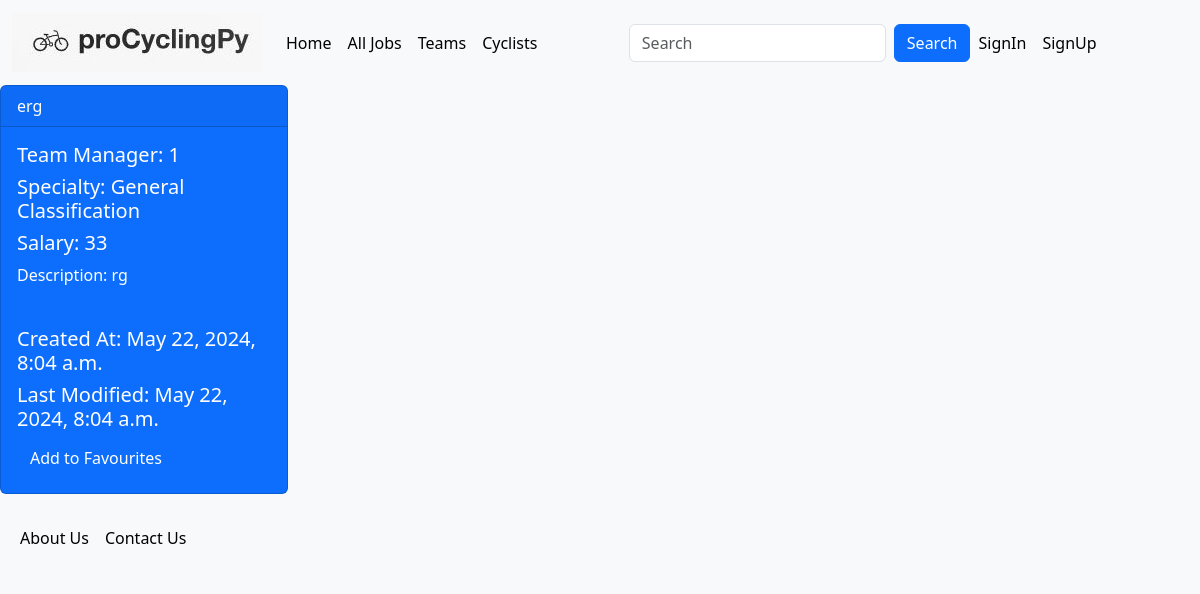
Screenshot of /job-details/5/ with the database file from the repository.
### proCyclingPy/common/models.py (models this page shows, shortened)
class Job(models.Model):
    TITLE_MAX_LEN = 300
    SPECIALTY_MAX_LEN = 50
    ONE_DAY_RACES = 'One Day Races'
    GC = 'General Classification'
    TT = 'Time Trail'
    SPRINT = 'Sprint'
    CLIMBER = 'Climber'
    HILLS = 'Hills'
    SPECIALTIES = (
        (ONE_DAY_RACES, ONE_DAY_RACES),
        (GC, GC),
        (TT, TT),
        (SPRINT, SPRINT),
        (CLIMBER, CLIMBER),
        (HILLS, HILLS),
    )
    title = models.CharField(
        max_length=TITLE_MAX_LEN,
    )
    team_manager = models.ForeignKey(
        TeamManager,
        on_delete=models.CASCADE,
    )
    specialty = models.CharField(
        max_length=SPECIALTY_MAX_LEN,
        choices=SPECIALTIES,
        null=False,
        blank=False
    )
    created_at = models.DateTimeField(
        auto_now_add=True,
    )
    last_modified = models.DateTimeField(
        auto_now=True,
    )
    salary = models.PositiveIntegerField(
        null=False,
        blank=False,
    )
    description = models.TextField(
        null=False,
        blank=False,
    )
    class Meta:
        ordering = ['-created_at']

### proCyclingPy/team_manager/models.py (models this page shows)
class TeamManager(models.Model):
    FIRST_NAME_MAX_LEN = 20
    LAST_NAME_MAX_LEN = 20
    user = models.OneToOneField(
        UserModel,
        on_delete=models.CASCADE,
        primary_key=True,
        related_name='team_manager',
    )
    first_name = models.CharField(
        max_length=FIRST_NAME_MAX_LEN,
        null=False,
        blank=False,
    )
    last_name = models.CharField(
        max_length=LAST_NAME_MAX_LEN,
        null=False,
        blank=False,
    )
    profile_picture = models.ImageField(
        upload_to='BASE_DIR / team-managers',
        null=True,
        blank=True,
    )
    def __str__(self):
        return str(f'{self.pk}')

### proCyclingPy/common/views.py (the view)
# urls.py: path('job-details/<int:pk>/', JobDetailsView.as_view(), name='details job'),
class JobDetailsView(DetailView):
    model = Job
    template_name = 'common/details-job.html'

### templates/common/details-job.html
{% extends 'base/base.html' %}
{% block page_content %}
<div class="card text-white bg-primary mb-3" style="max-width: 18rem;">
  <div class="card-header">{{ object.title }}</div>
  <div class="card-body">
    <h5 class="card-title">Team Manager: {{ object.team_manager }}</h5>
    <h5 class="card-title">Specialty: {{ object.specialty }}</h5>
    <h5 class="card-title">Salary: {{ object.salary }}</h5>
    <p class="card-text">Description: {{ object.description }}</p>
      <br>
      <h5 class="card-title">Created At: {{ object.created_at }}</h5>
    <h5 class="card-title">Last Modified: {{ object.last_modified }}</h5>
      <a href="{% url 'add job to favourites' pk=job.pk %}" class="btn btn-primary">Add to Favourites</a>
  </div>
</div>
{% endblock %}

### rows the page displays
Job: title "erg", team_manager "1", specialty "General Classification", salary "33", description "rg", created_at "May 22, 2024, 8:04 a.m.", last_modified "May 22, 2024, 8:04 a.m."
